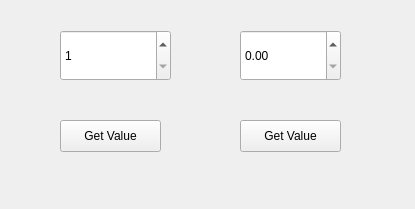
<?xml version="1.0" encoding="UTF-8"?>
<ui version="4.0">
 <class>MainWindow</class>
 <widget class="QMainWindow" name="MainWindow">
  <property name="geometry">
   <rect>
    <x>0</x>
    <y>0</y>
    <width>415</width>
    <height>209</height>
   </rect>
  </property>
  <property name="windowTitle">
   <string>MainWindow</string>
  </property>
  <widget class="QWidget" name="centralwidget">
   <widget class="QSpinBox" name="spinBox">
    <property name="geometry">
     <rect>
      <x>60</x>
      <y>30</y>
      <width>111</width>
      <height>51</height>
     </rect>
    </property>
    <property name="minimum">
     <number>1</number>
    </property>
    <property name="maximum">
     <number>100</number>
    </property>
    <property name="singleStep">
     <number>5</number>
    </property>
   </widget>
   <widget class="QPushButton" name="pushButton">
    <property name="geometry">
     <rect>
      <x>60</x>
      <y>120</y>
      <width>101</width>
      <height>32</height>
     </rect>
    </property>
    <property name="text">
     <string>Get Value</string>
    </property>
   </widget>
   <widget class="QDoubleSpinBox" name="doubleSpinBox">
    <property name="geometry">
     <rect>
      <x>240</x>
      <y>30</y>
      <width>101</width>
      <height>51</height>
     </rect>
    </property>
    <property name="singleStep">
     <double>0.500000000000000</double>
    </property>
   </widget>
   <widget class="QPushButton" name="pushButton_2">
    <property name="geometry">
     <rect>
      <x>240</x>
      <y>120</y>
      <width>101</width>
      <height>32</height>
     </rect>
    </property>
    <property name="text">
     <string>Get Value</string>
    </property>
   </widget>
  </widget>
 </widget>
 <resources/>
 <connections/>
</ui>
